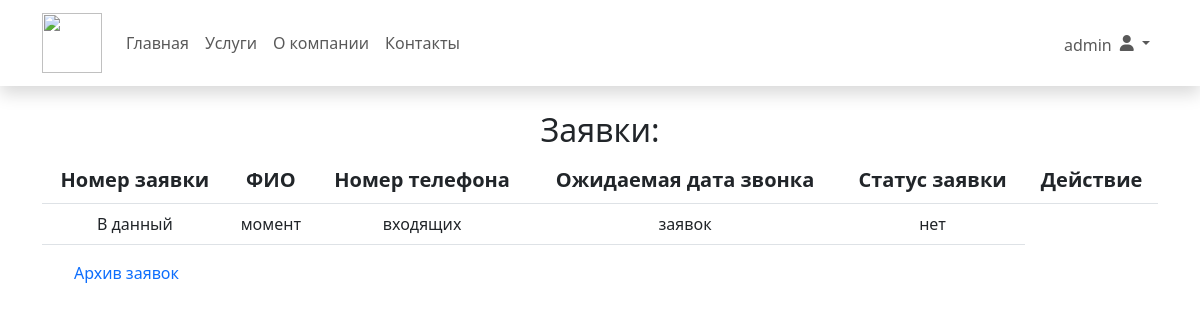
The page /feedbackDetails (signed in) on the database as committed earlier.
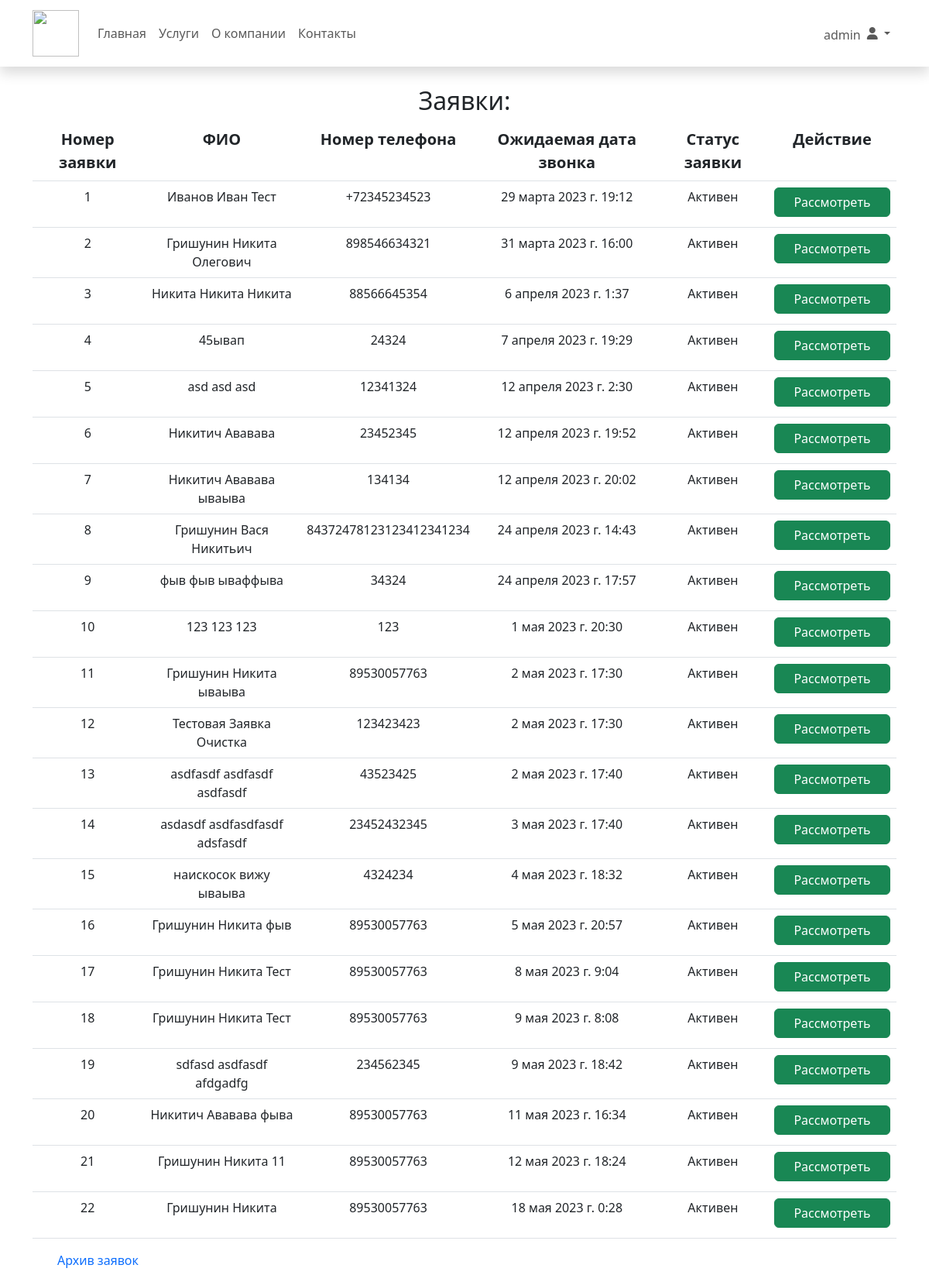
The same page on the database as committed later.
### main/models.py (models this page shows, shortened)
class Feedback(models.Model):
    surname = models.CharField('Фамилия', max_length=50)
    name = models.CharField('Имя', max_length=50)
    patronymic = models.CharField('Отчество', max_length=50)
    phone_number = models.CharField('Телефон', max_length=12)
    feedback_text = models.TextField('Подробности')
    date = models.DateField('Дата звонка')
    time = models.TimeField('Время звонка', default=0)
    status = models.TextField('Статус заявки', default='Активен')
    class Meta:
        verbose_name = 'Заявка'
        verbose_name_plural = 'Заявки'

### main/views.py (the view)
# urls.py: path('feedbackDetails', views.feedbackSettings, name='feedbackSettings'),
@login_required(login_url="login")
def feedbackSettings(request):
    orderbyList = ['status', 'date', 'time']
    feedback = Feedback.objects.order_by(*orderbyList)
    return render(request, 'main/feedbackDetails.html', {'feedback': feedback})

### main/templatetags/my_tags.py (called while the page is built)
@register.simple_tag(takes_context=True)
def increment(context):
    request = context['request']
    if not hasattr(request, 'increment_counter'):
        request.increment_counter = 0
    request.increment_counter += 1
    return request.increment_counter

### main/templates/main/feedbackDetails.html (shortened to what this page needs)
{% extends 'main/secondLayout.html' %}
{% load static %}
{% load my_tags %}
{% block content %}
<div class="container" style="margin-top: 25px;
    display: flex;
    flex-wrap: nowrap;
    flex-direction: column;
    justify-content: flex-start;
    align-items: stretch;">
    <table class="feedbackTable table table-hover" style="text-align: center;">
        <h2 style="text-align: center;">Заявки:</h2>
        <tr style="font-size: 20px;">
            <th>Номер заявки</th>
            <th>ФИО</th>
            <th>Номер телефона</th>
            <th>Ожидаемая дата звонка</th>
            <th>Статус заявки</th>
            <th>Действие</th>
        </tr>
        {% if feedback %}
        {% for el in feedback %}
        {% if el.status == 'Активен' %}
        <tr>
            <td>{% increment %}</td>
            <td>{{ el.surname }} {{ el.name }} {{ el.patronymic }}</td>
            <td>{{ el.phone_number }}</td>
            <td>{{ el.date }} {{ el.time }}</td>
            <td>{{ el.status }}</td>
            <td>
                <button type="button" class="btn btn-success" data-bs-toggle="modal"
                        data-bs-target="#{{ forloop.counter }}"
                        style="margin-bottom: 5px; width: 150px;">
                    Рассмотреть
                </button>
            </td>
        </tr>
        {% endif %}
        {% endfor %}
        {% else %}
        <tr class="str">
            <td>В данный</td>
            <td>момент</td>
            <td>входящих</td>
            <td>заявок</td>
            <td>нет</td>
        </tr>
        {% endif %}
    </table>
    <ul style="list-style-type: none;">
        <li><a href="{% url 'feedbackArchive' %}" style="text-decoration: none;">Архив заявок</a></li>
    </ul>
</div>
{% endblock %}

Rows that differ between the two databases and show on the page:
added Feedback: increment "1", surname "Иванов", name "Иван", patronymic "Тест", phone_number "+72345234523", date "29 марта 2023 г.", time "19:12", status "Активен"
added Feedback: increment "2", surname "Гришунин", name "Никита", patronymic "Олегович", phone_number "898546634321", date "31 марта 2023 г.", time "16:00", status "Активен"
added Feedback: increment "3", surname "Никита", name "Никита", patronymic "Никита", phone_number "88566645354", date "6 апреля 2023 г.", time "1:37", status "Активен"
added Feedback: increment "4", patronymic "45ывап", phone_number "24324", date "7 апреля 2023 г.", time "19:29", status "Активен"
added Feedback: increment "5", surname "asd", name "asd", patronymic "asd", phone_number "12341324", date "12 апреля 2023 г.", time "2:30", status "Активен"
added Feedback: increment "6", surname "Никитич", name "Ававава", phone_number "23452345", date "12 апреля 2023 г.", time "19:52", status "Активен"
added Feedback: increment "7", surname "Никитич", name "Ававава", patronymic "ываыва", phone_number "134134", date "12 апреля 2023 г.", time "20:02", status "Активен"
added Feedback: increment "8", surname "Гришунин", name "Вася", patronymic "Никитьич", phone_number "84372478123123412341234", date "24 апреля 2023 г.", time "14:43", status "Активен"
added Feedback: increment "9", surname "фыв", name "фыв", patronymic "ываффыва", phone_number "34324", date "24 апреля 2023 г.", time "17:57", status "Активен"
added Feedback: increment "10", surname "123", name "123", patronymic "123", phone_number "123", date "1 мая 2023 г.", time "20:30", status "Активен"
added Feedback: increment "11", surname "Гришунин", name "Никита", patronymic "ываыва", phone_number "89530057763", date "2 мая 2023 г.", time "17:30", status "Активен"
added Feedback: increment "12", surname "Тестовая", name "Заявка", patronymic "Очистка", phone_number "123423423", date "2 мая 2023 г.", time "17:30", status "Активен"
added Feedback: increment "13", surname "asdfasdf", name "asdfasdf", patronymic "asdfasdf", phone_number "43523425", date "2 мая 2023 г.", time "17:40", status "Активен"
added Feedback: increment "14", surname "asdasdf", name "asdfasdfasdf", patronymic "adsfasdf", phone_number "23452432345", date "3 мая 2023 г.", time "17:40", status "Активен"
added Feedback: increment "15", surname "наискосок", name "вижу", patronymic "ываыва", phone_number "4324234", date "4 мая 2023 г.", time "18:32", status "Активен"
added Feedback: increment "16", surname "Гришунин", name "Никита", patronymic "фыв", phone_number "89530057763", date "5 мая 2023 г.", time "20:57", status "Активен"
added Feedback: increment "17", surname "Гришунин", name "Никита", patronymic "Тест", phone_number "89530057763", date "8 мая 2023 г.", time "9:04", status "Активен"
added Feedback: increment "18", surname "Гришунин", name "Никита", patronymic "Тест", phone_number "89530057763", date "9 мая 2023 г.", time "8:08", status "Активен"
added Feedback: increment "19", surname "sdfasd", name "asdfasdf", patronymic "afdgadfg", phone_number "234562345", date "9 мая 2023 г.", time "18:42", status "Активен"
added Feedback: increment "20", surname "Никитич", name "Ававава", patronymic "фыва", phone_number "89530057763", date "11 мая 2023 г.", time "16:34", status "Активен"
added Feedback: increment "21", surname "Гришунин", name "Никита", patronymic "11", phone_number "89530057763", date "12 мая 2023 г.", time "18:24", status "Активен"
added Feedback: increment "22", surname "Гришунин", name "Никита", phone_number "89530057763", date "18 мая 2023 г.", time "0:28", status "Активен"
Other text that changed with them:
text no longer shown: "В данный момент входящих заявок нет"
